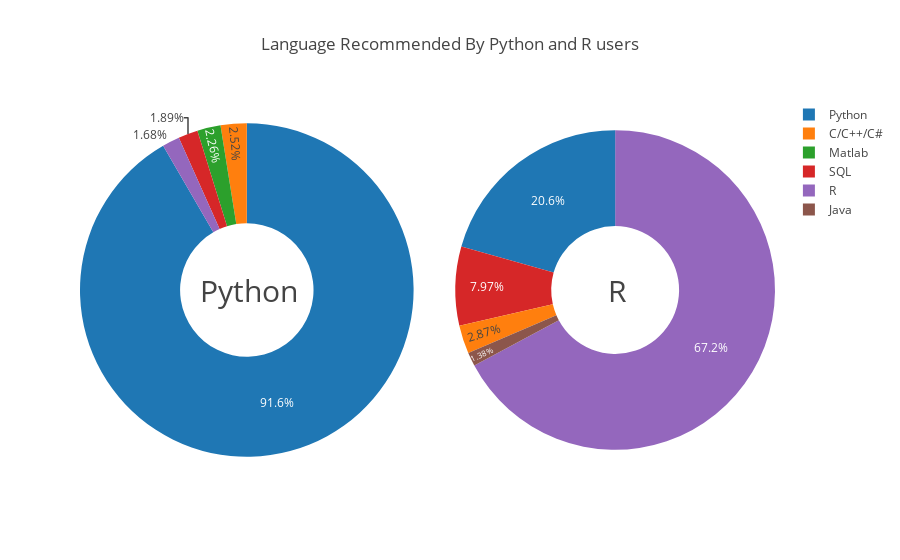

The notebook cell this image was saved under:
### Markdown cell above
## Recommendation By Python and R users

### Code cell
labels1=python['LanguageRecommendationSelect'].value_counts()[:5].index
sizes1=python['LanguageRecommendationSelect'].value_counts()[:5].values
labels2=R['LanguageRecommendationSelect'].value_counts()[:5].index
sizes2=R['LanguageRecommendationSelect'].value_counts()[:5].values

print(labels1)
print(sizes1)
print(labels2)
print(sizes2)

fig = {
  "data": [
    {
      "values": sizes1,
      "labels": labels1,
      "domain": {"x": [0, .48]},
      "name": "Language",
      "hoverinfo":"label+percent+name",
      "hole": .4,
      "type": "pie"
    },     
    {
      "values": sizes2 ,
      "labels": labels2,
      "text":"CO2",
      "textposition":"inside",
      "domain": {"x": [.54, 1]},
      "name": "Language",
      "hoverinfo":"label+percent+name",
      "hole": .4,
      "type": "pie"
    }],
  "layout": {
        "title":"Language Recommended By Python and R users",
        "annotations": [
            {
                "font": {
                    "size": 30
                },
                "showarrow": False,
                "text": "Python",
                "x": 0.17,
                "y": 0.5
            },
            {
                "font": {
                    "size": 30
                },
                "showarrow": False,
                "text": "R",
                "x": 0.79,
                "y": 0.5}]}}
py.iplot(fig, filename='donut')

### Figure 1 — Plotly figure (JSON) as saved in the notebook; plotly's stock layout.template omitted (floating-point values rounded to 4 significant figures)
{"data": [{"domain": {"x": [0, 0.48]}, "hole": 0.4, "hoverinfo": "label+percent+name", "labels": ["Python", "C/C++/C#", "Matlab", "SQL", "R"], "name": "Language", "type": "pie", "values": [1742, 48, 43, 36, 32]}, {"domain": {"x": [0.54, 1]}, "hole": 0.4, "hoverinfo": "label+percent+name", "labels": ["R", "Python", "SQL", "C/C++/C#", "Java"], "name": "Language", "text": "CO2", "textposition": "inside", "type": "pie", "values": [632, 194, 75, 27, 13]}], "layout": {"annotations": [{"font": {"size": 30}, "showarrow": false, "text": "Python", "x": 0.17, "y": 0.5}, {"font": {"size": 30}, "showarrow": false, "text": "R", "x": 0.79, "y": 0.5}], "title": "Language Recommended By Python and R users"}}
